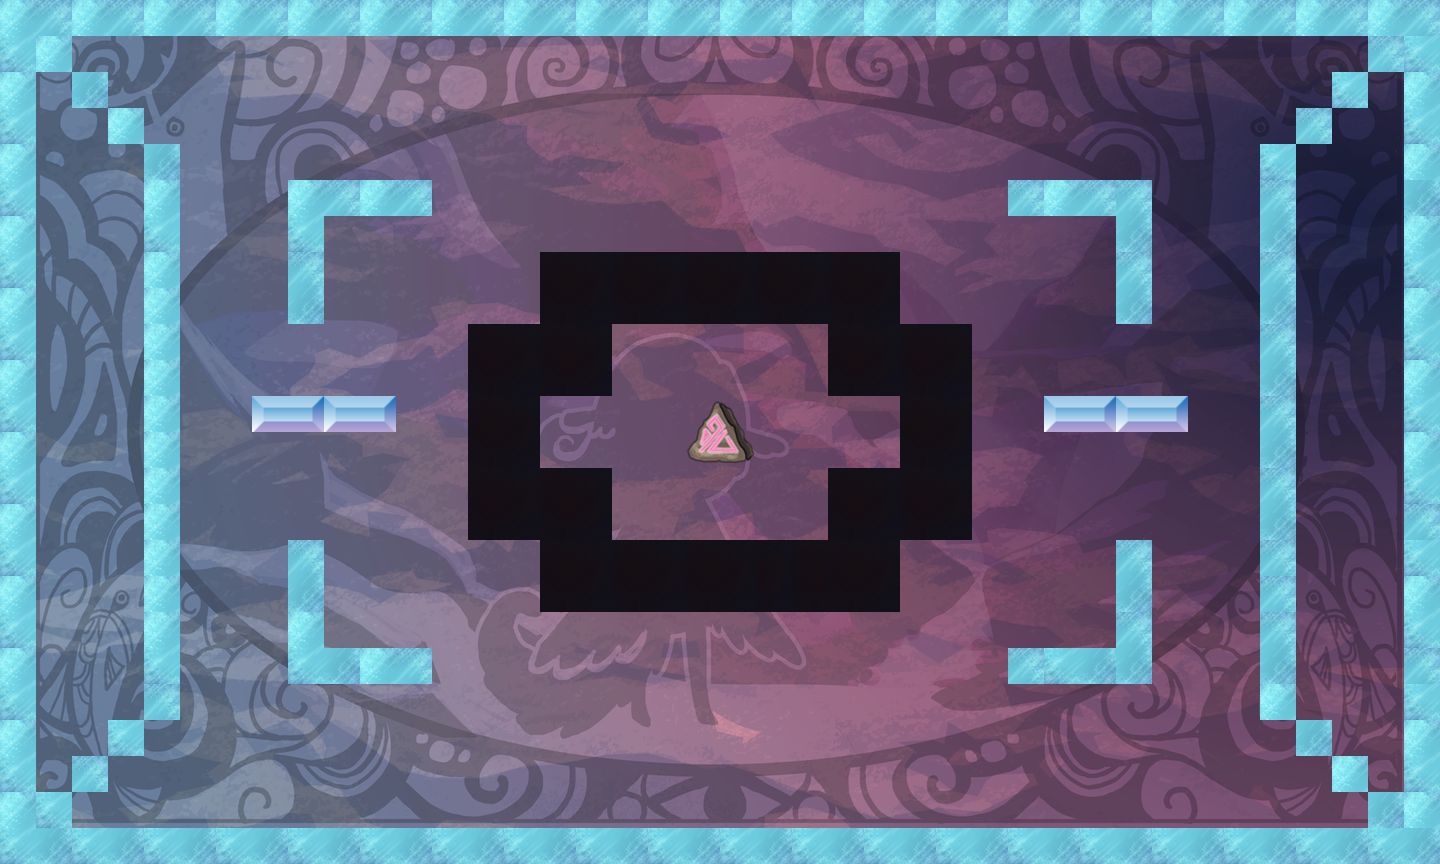

Tiled map render using the project's own tile images. Description and the map definition, with tile-layer contents summarised, below:
An orthogonal 40x24 tile map with 36x36 px tiles, 2 tile layers (bg, tiles), 21 tilesets.

<map version="1.0" orientation="orthogonal" width="40" height="24" tilewidth="36" tileheight="36">
 <properties>
  <property name="itemGoal" value="0" />
  <property name="itemSize" value="0" />
  <property name="playerLocation" value="!json! {&quot;x&quot;: 20, &quot;y&quot;:12 }" />
  <property name="tutorial" value="false" />
 </properties>
 <tileset firstgid="1" name="bg" tilewidth="1440" tileheight="864">
  <tileoffset x="-720" y="432" />
  <image source="../../../art/bg.png" width="1440" height="864" />
 </tileset>
 <tileset firstgid="2" name="redWall" tilewidth="36" tileheight="36">
  <image source="../../../art/redWall.png" width="72" height="72" />
  <tile id="0">
   <properties>
    <property name="bodyType" value="static" />
    <property name="collType" value="solid" />
    <property name="func" value="redWallCollision" />
    <property name="name" value="redWall" />
    <property name="physics:bounce" value="0" />
    <property name="physics:enabled" value="true" />
   </properties>
  </tile>
  <tile id="1">
   <properties>
    <property name="bodyType" value="static" />
    <property name="collType" value="solid" />
    <property name="func" value="redWallCollision" />
    <property name="name" value="redWall" />
    <property name="physics:bounce" value="0" />
    <property name="physics:enabled" value="true" />
   </properties>
  </tile>
  <tile id="2">
   <properties>
    <property name="bodyType" value="static" />
    <property name="collType" value="solid" />
    <property name="func" value="redWallCollision" />
    <property name="name" value="redWall" />
    <property name="physics:bounce" value="0" />
    <property name="physics:enabled" value="true" />
   </properties>
  </tile>
  <tile id="3">
   <properties>
    <property name="bodyType" value="static" />
    <property name="collType" value="solid" />
    <property name="func" value="redWallCollision" />
    <property name="name" value="redWall" />
    <property name="physics:bounce" value="0" />
    <property name="physics:enabled" value="true" />
   </properties>
  </tile>
 </tileset>
 <tileset firstgid="6" name="aura" tilewidth="72" tileheight="72">
  <image source="../../../art/aura.png" width="72" height="72" />
  <tile id="0">
   <properties>
    <property name="bodyType" value="static" />
    <property name="collType" value="passThru" />
    <property name="func" value="blueAuraCollision" />
    <property name="name" value="blueAura" />
    <property name="physics:bounce" value="0" />
    <property name="physics:enabled" value="true" />
   </properties>
  </tile>
 </tileset>
 <tileset firstgid="7" name="rune" tilewidth="72" tileheight="72">
  <image source="../../../art/rune.png" width="72" height="72" />
  <tile id="0">
   <properties>
    <property name="bodyType" value="static" />
    <property name="collType" value="passThru" />
    <property name="func" value="runeCollision" />
    <property name="name" value="rune" />
    <property name="physics:bounce" value="0" />
    <property name="physics:enabled" value="true" />
   </properties>
  </tile>
 </tileset>
 <tileset firstgid="8" name="key" tilewidth="72" tileheight="72">
  <image source="../../../art/antler.png" width="72" height="72" />
  <tile id="0">
   <properties>
    <property name="bodyType" value="static" />
    <property name="collType" value="passThru" />
    <property name="collectible" value="true" />
    <property name="func" value="keyCollision" />
    <property name="name" value="key" />
    <property name="physics:bounce" value="0" />
    <property name="physics:enabled" value="true" />
   </properties>
  </tile>
 </tileset>
 <tileset firstgid="9" name="blueWall" tilewidth="36" tileheight="36">
  <image source="../../../art/blueWall.png" width="72" height="72" />
  <tile id="0">
   <properties>
    <property name="bodyType" value="static" />
    <property name="collType" value="wall" />
    <property name="func" value="blueWallCollision" />
    <property name="name" value="blueWall" />
    <property name="physics:bounce" value="0" />
    <property name="physics:enabled" value="true" />
   </properties>
  </tile>
  <tile id="1">
   <properties>
    <property name="bodyType" value="static" />
    <property name="collType" value="wall" />
    <property name="func" value="blueWallCollision" />
    <property name="name" value="blueWall" />
    <property name="physics:bounce" value="0" />
    <property name="physics:enabled" value="true" />
   </properties>
  </tile>
  <tile id="2">
   <properties>
    <property name="bodyType" value="static" />
    <property name="collType" value="wall" />
    <property name="func" value="blueWallCollision" />
    <property name="name" value="blueWall" />
    <property name="physics:bounce" value="0" />
    <property name="physics:enabled" value="true" />
   </properties>
  </tile>
  <tile id="3">
   <properties>
    <property name="bodyType" value="static" />
    <property name="collType" value="wall" />
    <property name="func" value="blueWallCollision" />
    <property name="name" value="blueWall" />
    <property name="physics:bounce" value="0" />
    <property name="physics:enabled" value="true" />
   </properties>
  </tile>
 </tileset>
 <tileset firstgid="13" name="greenWall" tilewidth="36" tileheight="36">
  <image source="../../../art/greenWall.png" width="72" height="72" />
  <tile id="0">
   <properties>
    <property name="bodyType" value="static" />
    <property name="collType" value="solid" />
    <property name="func" value="greenWallCollision" />
    <property name="name" value="greenWall" />
    <property name="physics:bounce" value="0" />
    <property name="physics:enabled" value="static" />
   </properties>
  </tile>
  <tile id="1">
   <properties>
    <property name="bodyType" value="static" />
    <property name="collType" value="solid" />
    <property name="func" value="greenWallCollision" />
    <property name="name" value="greenWall" />
    <property name="physics:bounce" value="0" />
    <property name="physics:enabled" value="true" />
   </properties>
  </tile>
  <tile id="2">
   <properties>
    <property name="bodyType" value="static" />
    <property name="collType" value="solid" />
    <property name="func" value="greenWallCollision" />
    <property name="name" value="greenWall" />
    <property name="physics:bounce" value="0" />
    <property name="physics:enabled" value="true" />
   </properties>
  </tile>
  <tile id="3">
   <properties>
    <property name="bodyType" value="static" />
    <property name="collType" value="solid" />
    <property name="func" value="greenWallCollision" />
    <property name="name" value="greenWall" />
    <property name="physics:bounce" value="0" />
    <property name="physics:enabled" value="true" />
   </properties>
  </tile>
 </tileset>
 <tileset firstgid="17" name="lockedDoor" tilewidth="72" tileheight="72">
  <image source="../../../art/lockeddoor.png" width="72" height="72" />
  <tile id="0">
   <properties>
    <property name="bodyType" value="static" />
    <property name="collType" value="solid" />
    <property name="func" value="lockedDoorCollision" />
    <property name="name" value="lockedDoor" />
    <property name="physics:bounce" value="0" />
    <property name="physics:enabled" value="true" />
   </properties>
  </tile>
 </tileset>
 <tileset firstgid="18" name="runeblue" tilewidth="72" tileheight="72">
  <image source="../../../art/runeblue.png" width="72" height="72" />
  <tile id="0">
   <properties>
    <property name="bodyType" value="static" />
    <property name="collType" value="passThru" />
    <property name="func" value="runeCollision" />
    <property name="name" value="blueRune" />
    <property name="physics:bounce" value="0" />
    <property name="physics:enabled" value="true" />
   </properties>
  </tile>
 </tileset>
 <tileset firstgid="19" name="runegreen" tilewidth="72" tileheight="72">
  <image source="../../../art/runegreen.png" width="72" height="72" />
  <tile id="0">
   <properties>
    <property name="bodyType" value="static" />
    <property name="collType" value="passThru" />
    <property name="func" value="runeCollision" />
    <property name="name" value="greenRune" />
    <property name="physics:bounce" value="0" />
    <property name="physics:enabled" value="true" />
   </properties>
  </tile>
 </tileset>
 <tileset firstgid="20" name="runepink" tilewidth="72" tileheight="72">
  <image source="../../../art/runepink.png" width="72" height="72" />
  <tile id="0">
   <properties>
    <property name="bodyType" value="static" />
    <property name="collType" value="passThru" />
    <property name="func" value="runeCollision" />
    <property name="name" value="pinkRune" />
    <property name="physics:bounce" value="0" />
    <property name="physics:enabled" value="true" />
   </properties>
  </tile>
 </tileset>
 <tileset firstgid="21" name="runepurple" tilewidth="72" tileheight="72">
  <image source="../../../art/runepurple.png" width="72" height="72" />
  <tile id="0">
   <properties>
    <property name="bodyType" value="static" />
    <property name="collType" value="passThru" />
    <property name="func" value="runeCollision" />
    <property name="name" value="purpleRune" />
    <property name="physics:bounce" value="0" />
    <property name="physics:enabled" value="true" />
   </properties>
  </tile>
 </tileset>
 <tileset firstgid="22" name="runeyellow" tilewidth="72" tileheight="72">
  <image source="../../../art/runeyellow.png" width="72" height="72" />
  <tile id="0">
   <properties>
    <property name="bodyType" value="static" />
    <property name="collType" value="passThru" />
    <property name="func" value="runeCollision" />
    <property name="name" value="yellowRune" />
    <property name="physics:bounce" value="0" />
    <property name="physics:enabled" value="true" />
   </properties>
  </tile>
 </tileset>
 <tileset firstgid="23" name="greenAura1" tilewidth="72" tileheight="72">
  <image source="../../../art/greenaura1.png" width="72" height="72" />
  <tile id="0">
   <properties>
    <property name="bodyType" value="static" />
    <property name="collType" value="passThru" />
    <property name="func" value="greenAuraCollision" />
    <property name="name" value="greenAura" />
    <property name="physics:bounce" value="0" />
    <property name="physics:enabled" value="true" />
   </properties>
  </tile>
 </tileset>
 <tileset firstgid="24" name="greenAura2" tilewidth="72" tileheight="72">
  <image source="../../../art/greenaura2.png" width="72" height="72" />
  <tile id="0">
   <properties>
    <property name="bodyType" value="static" />
    <property name="collType" value="passThru" />
    <property name="func" value="greenAuraCollision" />
    <property name="name" value="greenAura" />
    <property name="physics:bounce" value="0" />
    <property name="physics:enabled" value="true" />
   </properties>
  </tile>
 </tileset>
 <tileset firstgid="25" name="whiteAura" tilewidth="72" tileheight="72">
  <image source="../../../art/whiteaura.png" width="72" height="72" />
  <tile id="0">
   <properties>
    <property name="bodyType" value="static" />
    <property name="collType" value="passThru" />
    <property name="func" value="whiteAuraCollision" />
    <property name="name" value="whiteAura" />
    <property name="physics:bounce" value="0" />
    <property name="physics:enabled" value="true" />
   </properties>
  </tile>
 </tileset>
 <tileset firstgid="26" name="redAura" tilewidth="72" tileheight="72">
  <image source="../../../art/redaura.png" width="72" height="72" />
  <tile id="0">
   <properties>
    <property name="bodyType" value="static" />
    <property name="collType" value="passThru" />
    <property name="func" value="redAuraCollision" />
    <property name="name" value="redAura" />
    <property name="physics:bounce" value="0" />
    <property name="physics:enabled" value="true" />
   </properties>
  </tile>
 </tileset>
 <tileset firstgid="27" name="redAura1" tilewidth="72" tileheight="72">
  <image source="../../../art/redaura1.png" width="72" height="72" />
  <tile id="0">
   <properties>
    <property name="bodyType" value="static" />
    <property name="collType" value="passThru" />
    <property name="func" value="redAuraCollision" />
    <property name="name" value="redAura" />
    <property name="physics:bounce" value="0" />
    <property name="physics:enabled" value="true" />
   </properties>
  </tile>
 </tileset>
 <tileset firstgid="28" name="redAura2" tilewidth="72" tileheight="72">
  <image source="../../../art/redaura2.png" width="72" height="72" />
  <tile id="0">
   <properties>
    <property name="bodyType" value="static" />
    <property name="collType" value="passThru" />
    <property name="func" value="redAuraCollision" />
    <property name="name" value="redAura" />
    <property name="physics:bounce" value="0" />
    <property name="physics:enabled" value="true" />
   </properties>
  </tile>
 </tileset>
 <tileset firstgid="29" name="blackWall" tilewidth="36" tileheight="36">
  <image source="../../../art/blackWall.png" width="72" height="72" />
 </tileset>
 <tileset firstgid="33" name="bounceWall" tilewidth="36" tileheight="36">
  <image source="../../../art/bounceWall.png" width="72" height="37" />
 </tileset>
 <layer name="bg" width="40" height="24">
  <data>[960 cells, 3 non-empty, 3 distinct tile ids]</data>
 </layer>
 <layer name="tiles" width="40" height="24">
  <data>[960 cells, 285 non-empty, 11 distinct tile ids]</data>
 </layer>
</map>
